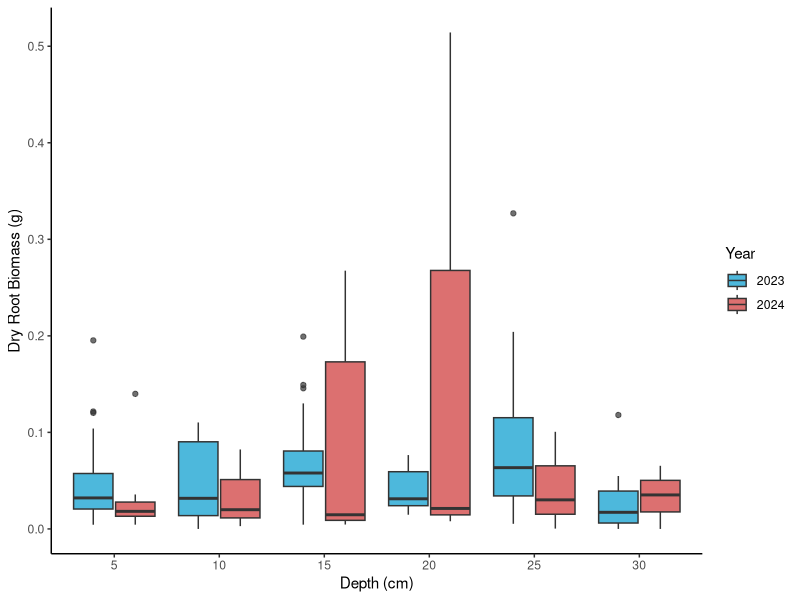
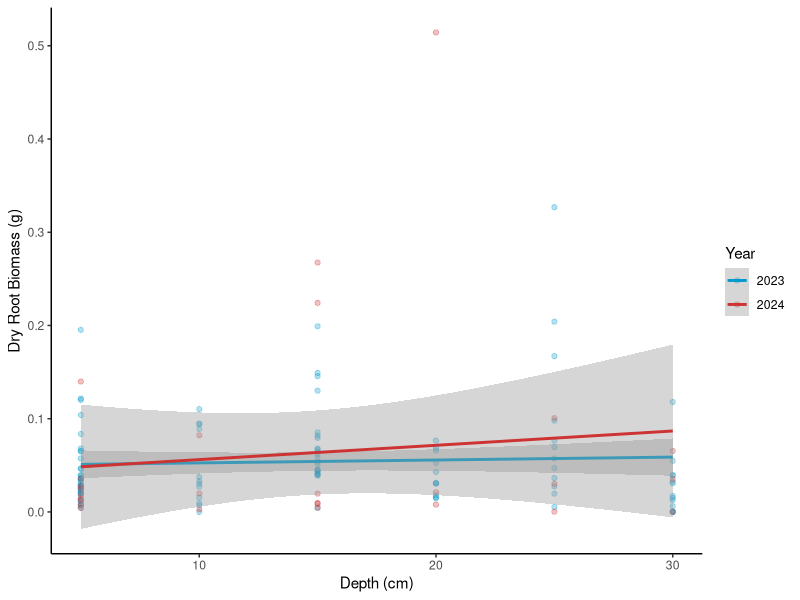

The R source for these figures, in order:
# RQ1
# DEPTH BIOMASS BY YEAR 
# 10/12/2025

# LOAD LIBRARIES----
library(tidyverse)
library(dplyr)
library(ggplot2)
library(readxl)

# LOAD DATA----
QHI_combined_data <- read_excel("datasets/QHI_roots_data/QHI_combined_data.xlsx")

# FIGURE----
(depth_biomass_year<-QHI_combined_data %>%
   filter(year %in% c(2023, 2024)) %>%
   filter(!is.na(max_depth_increment), !is.na(root_dry_biomass_total)) %>%
   filter(max_depth_increment != "N/A") %>%
   mutate(max_depth_increment = factor(max_depth_increment, 
                                       levels = c("5", "10", "15", "20", "25", "30"))) %>%
   ggplot(aes(x = max_depth_increment, y = root_dry_biomass_total, fill = as.factor(year))) +
   geom_boxplot(position = position_dodge(width = 0.8), alpha = 0.7) +
   labs(
     x = "Depth (cm)",
     y = "Dry Root Biomass (g)",
     fill = "Year") +
   scale_fill_manual(values = c("2023" = "deepskyblue3", "2024" = "brown3"))+
   theme_classic() 
)

# FIGURE WITH LINE OF BEST FIT ----
(depth_biomass_year_lobf <- QHI_combined_data %>%
  filter(year %in% c(2023, 2024)) %>%
  filter(!is.na(max_depth_increment), !is.na(root_dry_biomass_total)) %>%
  filter(max_depth_increment != "N/A") %>%
  mutate(max_depth_increment = as.numeric(max_depth_increment)) %>%
  ggplot(aes(x = max_depth_increment, y = root_dry_biomass_total, color = as.factor(year))) +
  geom_point(alpha = 0.3) +
  geom_smooth(method = "lm", se = TRUE) +
  labs(
    x = "Depth (cm)",
    y = "Dry Root Biomass (g)",
    color = "Year") +
  scale_color_manual(values = c("2023" = "deepskyblue3", "2024" = "brown3")) +
  theme_classic()
)
# 2023 not really any change, slight increase with decreasing depth
# but 2024 more of an increase with decreasing depth- potential for graminoids to be taking advantage of deeper rooting as more space available!
# would need to compare to community biomass year graph to see if this is reflected there too
# if results not significant in analysis, can just say exposure of heatwave not long enough to cause significant change, but over time with more heatwaves could be the case 
# futher research analysing multiple years, tracking heatwaves would be required 
# but then need to be careful if its due to heatwaves or just general increases in temp due too CC, hence doing short term year to year analysis better for understanding short term heatwaves impact? So this stuyd is important
